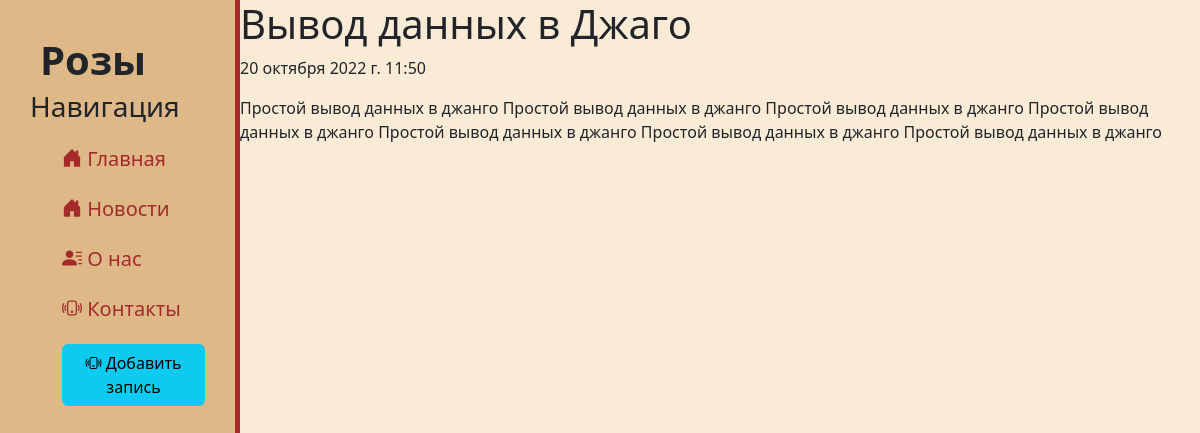
The page /news/2 on the database its author committed.
### news/models.py (models this page shows, shortened)
class Articles (models.Model):
    title = models.CharField('Название', max_length=50)
    anons = models.CharField('Анонс', max_length=250)
    full_text = models.TextField('Статья')
    date = models.DateTimeField('Дата публикации')
    class Meta:
        verbose_name ='Новость'
        verbose_name_plural = 'Новости'

### news/views.py (the view)
class NewsDetailView(DetailView):
    model = Articles
    template_name = 'news/detail_view.html'
    context_object_name = 'article'

### news/templates/news/detail_view.html (shortened to what this page needs)
{% extends 'mapp/layout.html' %}
{% block content %}
    <h1>{{ article.title }}</h1>
    <p>{{ article.date }}</p>
    <p>{{ article.full_text }}</p>
{% endblock %}

### mapp/static/mapp/css/mapp.css (style rules this page uses)
body { background: antiquewhite; }

### rows shown on the page
Articles: date "20 октября 2022 г. 11:50", full_text "Простой вывод данных в джанго Простой вывод данных в джанго Простой вывод данных в джанго Простой вывод данных в джанго Простой вывод данных в джанго Простой вывод данных в джанго Простой вывод данных в джанго"
